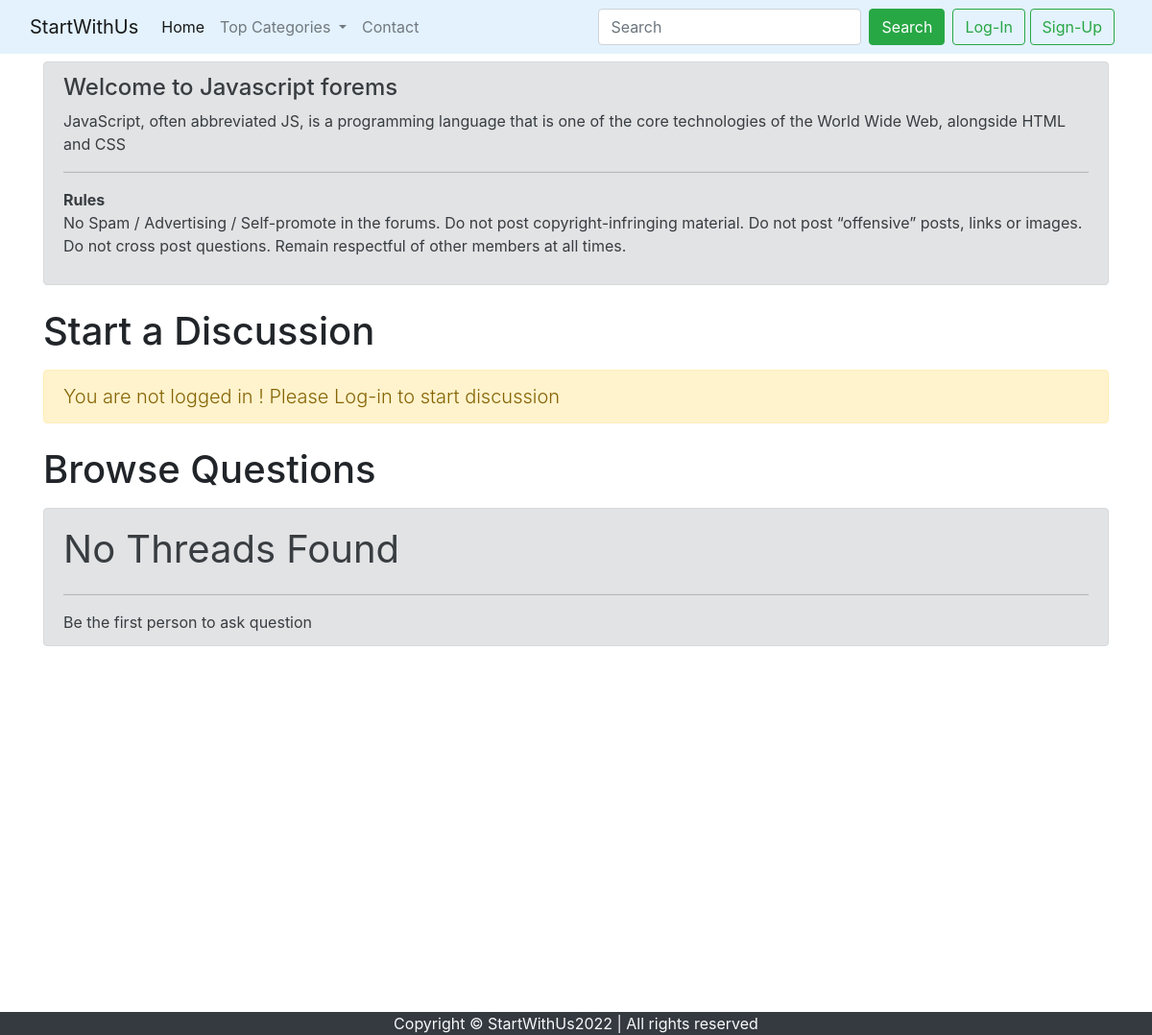
The app's page /threadlist.php?catid=2 with its own data.
### tables this page shows
CREATE TABLE `categories` (
  `category_id` int(11) NOT NULL,
  `category_name` varchar(255) NOT NULL,
  `category_description` varchar(255) NOT NULL,
  `date` datetime NOT NULL DEFAULT current_timestamp()
);

### threadlist.php (the view, shortened to what this page needs)
<!doctype html>
<html lang="en">
  <head>
    <link href="https://cdn.jsdelivr.net/npm/bootstrap@5.1.3/dist/css/bootstrap.min.css" rel="stylesheet">
    <link rel="stylesheet" href="https://cdn.jsdelivr.net/npm/bootstrap@4.0.0/dist/css/bootstrap.min.css">
    <link rel="stylesheet" href="partials/_style_for_footer.css">
  </head>
  <body>
    <?php include "partials/_header.php"; ?>
    <?php
        require "partials/_connection.php";
        $id = $_GET['catid'];
        $sql = "SELECT * FROM `categories` WHERE `category_id` = $id";
        $result = mysqli_query($conn,$sql);
        while($row = mysqli_fetch_assoc($result))
        {
            $catName =  $row['category_name'];
            $catDesc =  $row['category_description'];
        }
    ?>
    <div class="container">
        <div class="alert alert-secondary mt-2" role="alert">
            <h4 class="alert-heading">Welcome to <?php echo $catName;?> forems</h4>
            <p><?php echo $catDesc;?></p>
            <hr>
            <p class="mb-0"><b>Rules</b></p>
            <p>No Spam / Advertising / Self-promote in the forums. Do not post copyright-infringing material. Do not post “offensive” posts, links or images. Do not cross post questions. Remain respectful of other members at all times.</p>
        </div>
    </div>
    <div class="container">
        <h1 class="py-2">Start a Discussion</h1>
    <?php
    if(isset($_SESSION['loggedin']) && isset($_SESSION['loggedin']) == true )
    {
        echo'
        <form action="' . $_SERVER['REQUEST_URI'] . '" method="post">
            <div class="mb-3">
                <label for="title" class="form-label">Title</label>
                <input type="text" class="form-control" id="title" name="title" aria-describedby="emailHelp">
                <div id="emailHelp" class="form-text">Keep your title as short and crisp as possible</div>
            </div>
            <input type="hidden" name="user_id" value=' . $_SESSION['user_id'] . '>
            <div class="mb-3">
                <label for="desc" class="form-label">Ellaborate your concern</label>
                <textarea class="form-control" id="desc" name="desc" rows="3"></textarea>
            </div>
            <button type="submit" class="btn btn-outline-success mb-2" name="submit">Submit</button>
        </form>';
    }
    else
    {
        echo '
        <div class="alert alert-warning" role="alert">
            <div class="lead">
            You are not logged in ! Please Log-in to start discussion
            </div>
        </div>';
    }
    ?>
    </div>
    <div class="container" id="ques">
        <h1 class="py-2">Browse Questions</h1>
        <?php
            $noResult = True;
             if($noResult)
             {
                 echo '
                 <div class="alert alert-secondary" role="alert">
                    <p class="alert-heading fs-1">No Threads Found </p>
                    <hr>
                    <p class="mb-0">Be the first person to ask question</p>
               </div>';
             }
        ?>
    </div>
    <?php include "partials/_footer.php"; ?>
  </body>
</html>

### partials/_style_for_footer.css (style rules this page uses)
#ques { min-height: 597px; }

### records on screen
categories: category_name "Javascript", category_description "JavaScript, often abbreviated JS, is a programming language that is one of the core technologies of the World Wide Web, alongside HTML and CSS"
